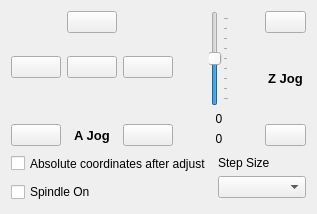
        <widget class="QWidget" name="tabAxis">
         <attribute name="title">
          <string>Axis Control</string>
         </attribute>
         <layout class="QVBoxLayout" name="verticalLayout_6">
          <item>
           <layout class="QHBoxLayout" name="horizontalLayout_13" stretch="150,0,50">
            <property name="sizeConstraint">
             <enum>QLayout::SetDefaultConstraint</enum>
            </property>
            <item>
             <layout class="QGridLayout" name="gridLayout" rowstretch="0,0,0,0,0,0" columnminimumwidth="50,50,50">
              <property name="sizeConstraint">
               <enum>QLayout::SetMaximumSize</enum>
              </property>
              <item row="3" column="0">
               <widget class="QPushButton" name="DecXBtn">
                <property name="text">
                 <string/>
                </property>
                <property name="icon">
                 <iconset resource="GrblController.qrc">
                  <normaloff>:/img/left.PNG</normaloff>:/img/left.PNG</iconset>
                </property>
                <property name="iconSize">
                 <size>
                  <width>24</width>
                  <height>24</height>
                 </size>
                </property>
               </widget>
              </item>
              <item row="0" column="1">
               <widget class="QPushButton" name="IncYBtn">
                <property name="text">
                 <string/>
                </property>
                <property name="icon">
                 <iconset resource="GrblController.qrc">
                  <normaloff>:/img/up.PNG</normaloff>:/img/up.PNG</iconset>
                </property>
                <property name="iconSize">
                 <size>
                  <width>24</width>
                  <height>24</height>
                 </size>
                </property>
               </widget>
              </item>
              <item row="3" column="1">
               <widget class="QPushButton" name="DecYBtn">
                <property name="text">
                 <string/>
                </property>
                <property name="icon">
                 <iconset resource="GrblController.qrc">
                  <normaloff>:/img/down.PNG</normaloff>:/img/down.PNG</iconset>
                </property>
                <property name="iconSize">
                 <size>
                  <width>24</width>
                  <height>24</height>
                 </size>
                </property>
               </widget>
              </item>
              <item row="1" column="1">
               <spacer name="verticalSpacer">
                <property name="orientation">
                 <enum>Qt::Vertical</enum>
                </property>
                <property name="sizeHint" stdset="0">
                 <size>
                  <width>18</width>
                  <height>17</height>
                 </size>
                </property>
               </spacer>
              </item>
              <item row="3" column="2">
               <widget class="QPushButton" name="IncXBtn">
                <property name="text">
                 <string/>
                </property>
                <property name="icon">
                 <iconset resource="GrblController.qrc">
                  <normaloff>:/img/right.PNG</normaloff>:/img/right.PNG</iconset>
                </property>
                <property name="iconSize">
                 <size>
                  <width>24</width>
                  <height>24</height>
                 </size>
                </property>
               </widget>
              </item>
              <item row="5" column="1">
               <layout class="QHBoxLayout" name="horizontalLayout_5">
                <item>
                 <widget class="QLabel" name="lblAJog">
                  <property name="font">
                   <font>
                    <pointsize>10</pointsize>
                    <weight>75</weight>
                    <bold>true</bold>
                   </font>
                  </property>
                  <property name="text">
                   <string>A Jog</string>
                  </property>
                  <property name="alignment">
                   <set>Qt::AlignCenter</set>
                  </property>
                 </widget>
                </item>
               </layout>
              </item>
              <item row="5" column="0">
               <widget class="QPushButton" name="DecABtn">
                <property name="text">
                 <string/>
                </property>
                <property name="icon">
                 <iconset resource="GrblController.qrc">
                  <normaloff>:/img/left.PNG</normaloff>:/img/left.PNG</iconset>
                </property>
                <property name="iconSize">
                 <size>
                  <width>24</width>
                  <height>24</height>
                 </size>
                </property>
               </widget>
              </item>
              <item row="5" column="2">
               <widget class="QPushButton" name="IncABtn">
                <property name="text">
                 <string/>
                </property>
                <property name="icon">
                 <iconset resource="GrblController.qrc">
                  <normaloff>:/img/right.PNG</normaloff>:/img/right.PNG</iconset>
                </property>
                <property name="iconSize">
                 <size>
                  <width>24</width>
                  <height>24</height>
                 </size>
                </property>
               </widget>
              </item>
              <item row="4" column="1">
               <spacer name="verticalSpacer_2">
                <property name="orientation">
                 <enum>Qt::Vertical</enum>
                </property>
                <property name="sizeHint" stdset="0">
                 <size>
                  <width>20</width>
                  <height>40</height>
                 </size>
                </property>
               </spacer>
              </item>
             </layout>
            </item>
            <item>
             <layout class="QVBoxLayout" name="verticalLayout_3">
              <property name="leftMargin">
               <number>30</number>
              </property>
              <property name="rightMargin">
               <number>30</number>
              </property>
              <item>
               <widget class="QSlider" name="verticalSliderZJog">
                <property name="sizePolicy">
                 <sizepolicy hsizetype="Preferred" vsizetype="Expanding">
                  <horstretch>0</horstretch>
                  <verstretch>0</verstretch>
                 </sizepolicy>
                </property>
                <property name="maximum">
                 <number>80</number>
                </property>
                <property name="value">
                 <number>40</number>
                </property>
                <property name="sliderPosition">
                 <number>40</number>
                </property>
                <property name="orientation">
                 <enum>Qt::Vertical</enum>
                </property>
                <property name="invertedAppearance">
                 <bool>false</bool>
                </property>
                <property name="invertedControls">
                 <bool>false</bool>
                </property>
                <property name="tickPosition">
                 <enum>QSlider::TicksBelow</enum>
                </property>
               </widget>
              </item>
              <item>
               <widget class="QLabel" name="currentZJogSliderDelta">
                <property name="text">
                 <string>0</string>
                </property>
                <property name="alignment">
                 <set>Qt::AlignCenter</set>
                </property>
               </widget>
              </item>
              <item>
               <widget class="QLabel" name="resultingZJogSliderPosition">
                <property name="text">
                 <string>0</string>
                </property>
                <property name="alignment">
                 <set>Qt::AlignCenter</set>
                </property>
               </widget>
              </item>
             </layout>
            </item>
            <item>
             <layout class="QVBoxLayout" name="layoutZJog">
              <item>
               <widget class="QPushButton" name="IncZBtn">
                <property name="text">
                 <string/>
                </property>
                <property name="icon">
                 <iconset resource="GrblController.qrc">
                  <normaloff>:/img/up.PNG</normaloff>:/img/up.PNG</iconset>
                </property>
                <property name="iconSize">
                 <size>
                  <width>24</width>
                  <height>24</height>
                 </size>
                </property>
               </widget>
              </item>
              <item>
               <widget class="QLabel" name="lblZJog">
                <property name="font">
                 <font>
                  <pointsize>10</pointsize>
                  <weight>75</weight>
                  <bold>true</bold>
                 </font>
                </property>
                <property name="text">
                 <string>Z Jog</string>
                </property>
                <property name="alignment">
                 <set>Qt::AlignCenter</set>
                </property>
               </widget>
              </item>
              <item>
               <widget class="QPushButton" name="DecZBtn">
                <property name="text">
                 <string/>
                </property>
                <property name="icon">
                 <iconset resource="GrblController.qrc">
                  <normaloff>:/img/down.PNG</normaloff>:/img/down.PNG</iconset>
                </property>
                <property name="iconSize">
                 <size>
                  <width>24</width>
                  <height>24</height>
                 </size>
                </property>
               </widget>
              </item>
             </layout>
            </item>
           </layout>
          </item>
          <item>
           <layout class="QHBoxLayout" name="horizontalLayout_12" stretch="200,0">
            <item>
             <layout class="QVBoxLayout" name="verticalLayout">
              <item>
               <widget class="QCheckBox" name="chkRestoreAbsolute">
                <property name="sizePolicy">
                 <sizepolicy hsizetype="Minimum" vsizetype="Minimum">
                  <horstretch>0</horstretch>
                  <verstretch>0</verstretch>
                 </sizepolicy>
                </property>
                <property name="text">
                 <string>Absolute coordinates after adjust</string>
                </property>
               </widget>
              </item>
              <item>
               <widget class="QCheckBox" name="SpindleOn">
                <property name="sizePolicy">
                 <sizepolicy hsizetype="Minimum" vsizetype="Minimum">
                  <horstretch>0</horstretch>
                  <verstretch>0</verstretch>
                 </sizepolicy>
                </property>
                <property name="text">
                 <string>Spindle On</string>
                </property>
                <property name="checked">
                 <bool>false</bool>
                </property>
               </widget>
              </item>
             </layout>
            </item>
            <item>
             <layout class="QVBoxLayout" name="verticalLayoutStepSize" stretch="0,0">
              <property name="leftMargin">
               <number>0</number>
              </property>
              <property name="topMargin">
               <number>4</number>
              </property>
              <property name="rightMargin">
               <number>0</number>
              </property>
              <property name="bottomMargin">
               <number>5</number>
              </property>
              <item>
               <widget class="QLabel" name="lblStep">
                <property name="sizePolicy">
                 <sizepolicy hsizetype="Preferred" vsizetype="Minimum">
                  <horstretch>0</horstretch>
                  <verstretch>0</verstretch>
                 </sizepolicy>
                </property>
                <property name="text">
                 <string>Step Size           </string>
                </property>
               </widget>
              </item>
              <item>
               <widget class="QComboBox" name="comboStep">
                <property name="sizePolicy">
                 <sizepolicy hsizetype="MinimumExpanding" vsizetype="Minimum">
                  <horstretch>0</horstretch>
                  <verstretch>0</verstretch>
                 </sizepolicy>
                </property>
               </widget>
              </item>
             </layout>
            </item>
           </layout>
          </item>
         </layout>
        </widget>
